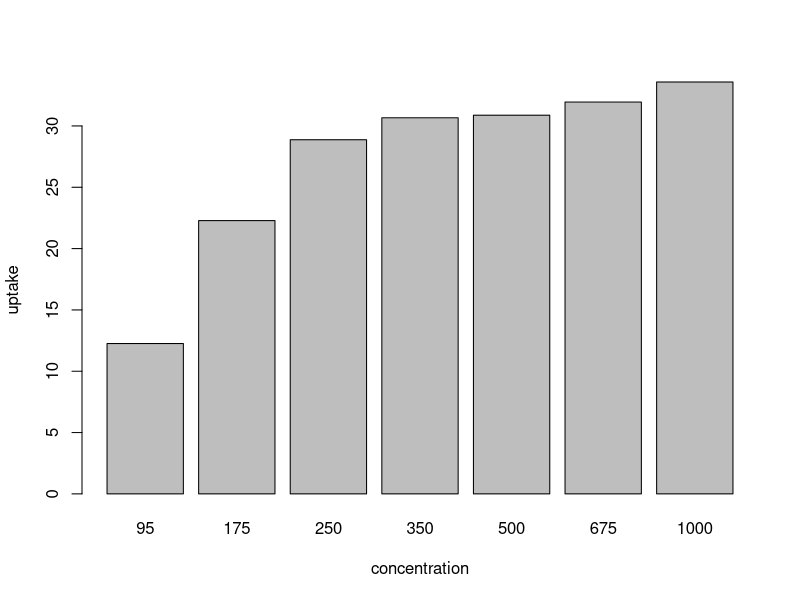
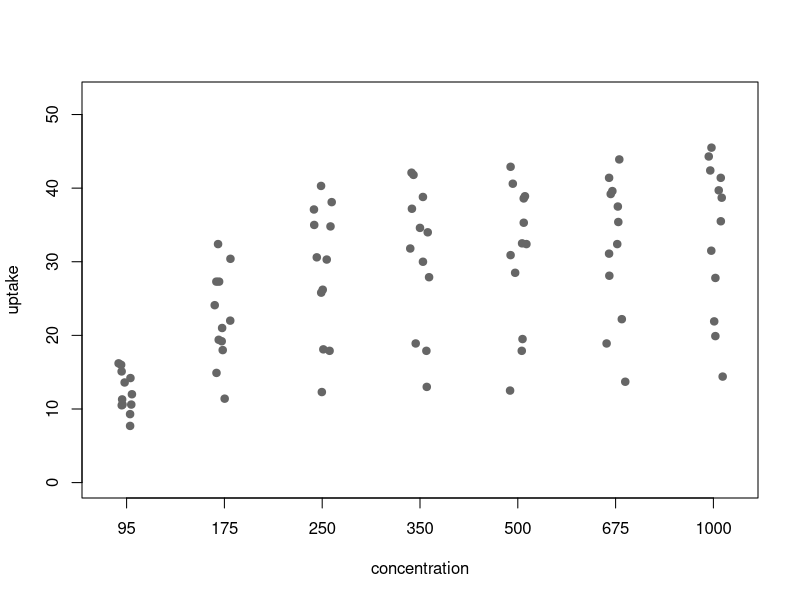
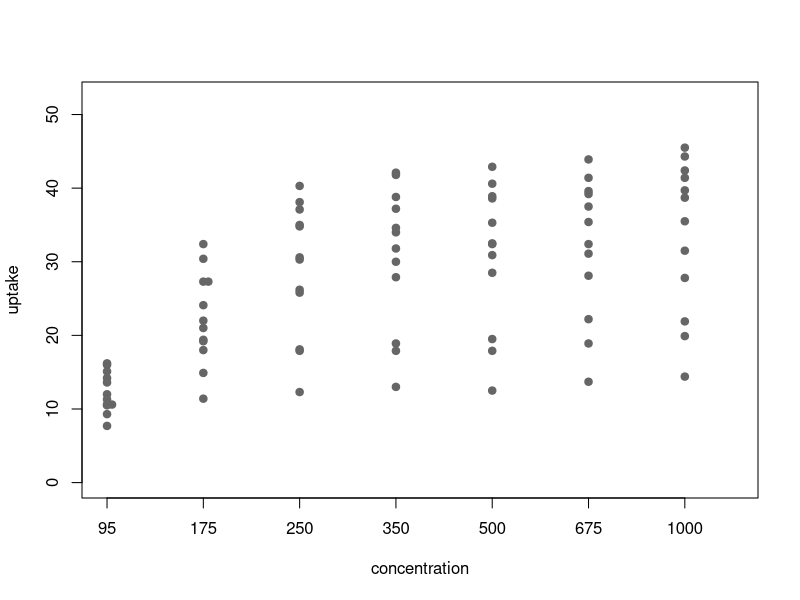
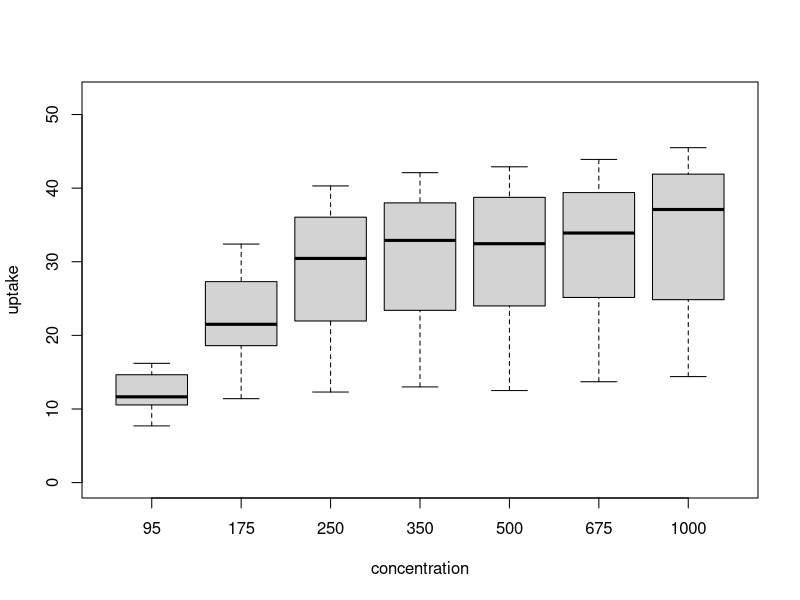
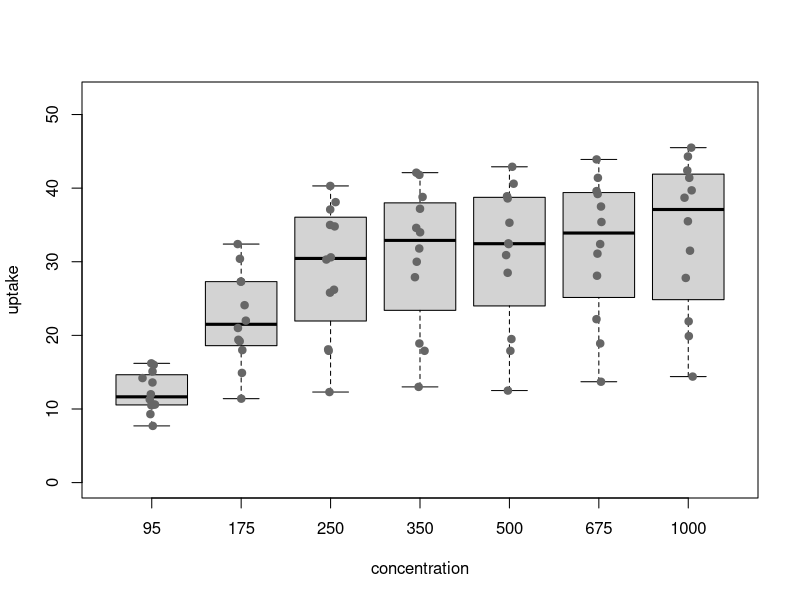
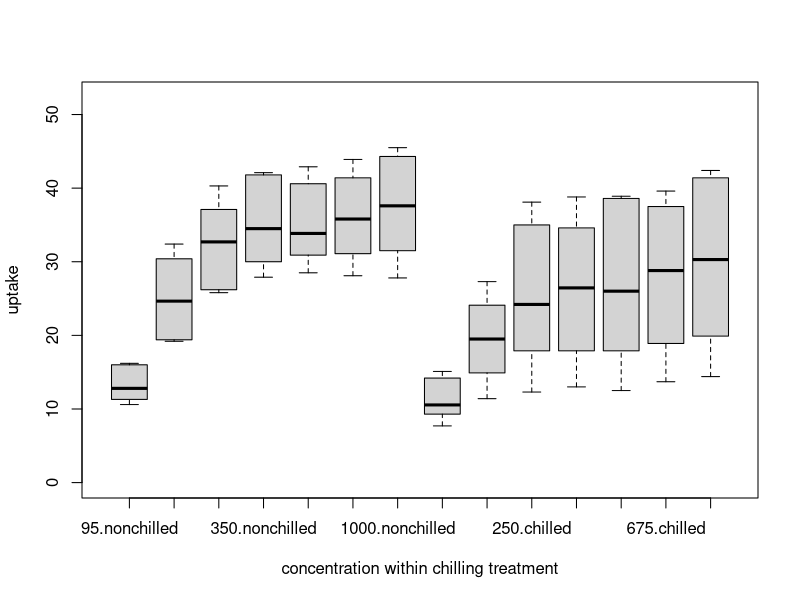
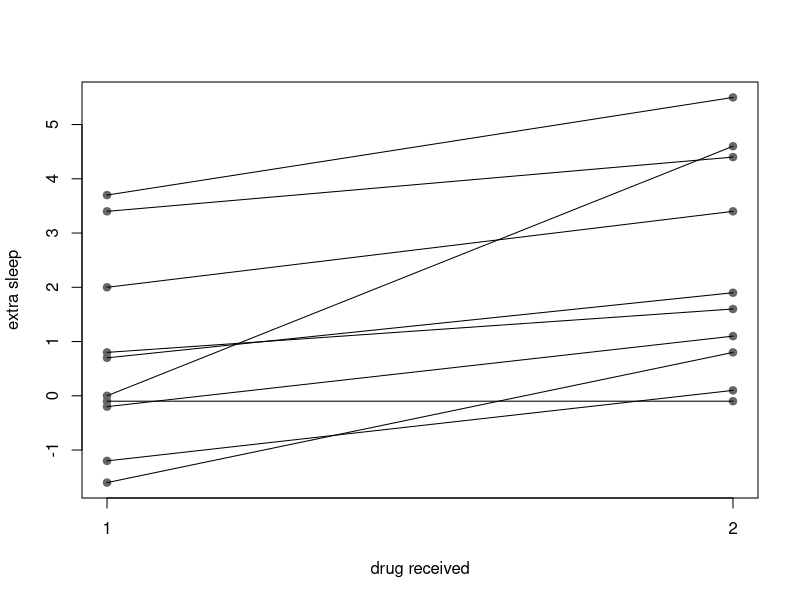
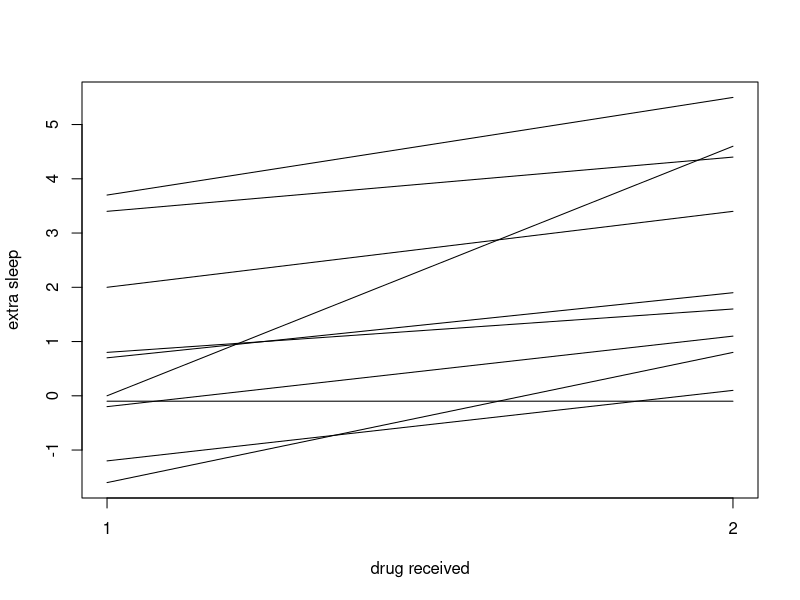

Source code (R) for these figures, in order:
## ---- chunk 1
## important to let caching work between local render and building w/ pelican
knitr::opts_chunk$set(cache = 1)
## ---- chunk 2
head(CO2)
## ---- chunk 3
barplot(unlist(lapply(split(CO2, CO2$conc), function(x) mean(x$uptake))), ylab='uptake',
        xlab='concentration')
## ---- chunk 4
CO2 <- within(CO2, conc_f <- factor(conc))
y_limits <- c(0, max(CO2$uptake) * 1.15)
point_col <- gray(0.4)
stripchart(uptake ~ conc_f, CO2, method='jitter', pch=19, col=point_col,
           xlab='concentration', ylim=y_limits, vertical=TRUE)
## ---- chunk 5
stripchart(uptake ~ conc_f, CO2, method='stack', pch=19, col=point_col,
           xlab='concentration',  ylim=y_limits, vertical=TRUE)
## ---- chunk 6

boxplot( uptake ~ conc_f , CO2, ylab='uptake', xlab='concentration', ylim=y_limits)
## ---- chunk 7
jitter <- 0.025
boxplot( uptake ~ conc_f , CO2, ylab='uptake', xlab='concentration', ylim=y_limits)
points(as.numeric(CO2$conc_f) + rnorm(nrow(CO2), sd = jitter), CO2$uptake,
       pch=19, col=point_col)
## ---- chunk 8
boxplot( uptake ~ conc_f : Treatment, CO2, ylab='uptake', ylim=y_limits,
        xlab = "concentration within chilling treatment")
## ---- chunk 9
head(sleep)
## ---- chunk 10

invisible(stripchart(extra ~ group, sleep, pch=19, col=point_col,
		     vertical=TRUE, ylab='extra sleep', xlab='drug received'))
## note -- don't enclose this in invisble in your code -- some strangeness
##         with website production compels it here
for(ID in split(sleep, sleep$ID))
  lines(extra ~ group, ID)

## ---- chunk 11
invisible(stripchart(extra ~ group, sleep, pch="", vertical=TRUE,
           	     ylab='extra sleep', xlab='drug received'))
## note -- don't enclose this in invisble in your code -- some strangeness
##         with website production compels it here
for(ID in split(sleep, sleep$ID))
  lines(extra ~ group, ID)
## ---- chunk 12
op <- par(mfrow=c(2, 1))
for(v in levels(CO2$Treatment)) {
  subs <- subset(CO2, Treatment == v)
  hist(subs$uptake, main = v, col = point_col, xlab = 'uptake', xlim = y_limits)
  }
par(op)
